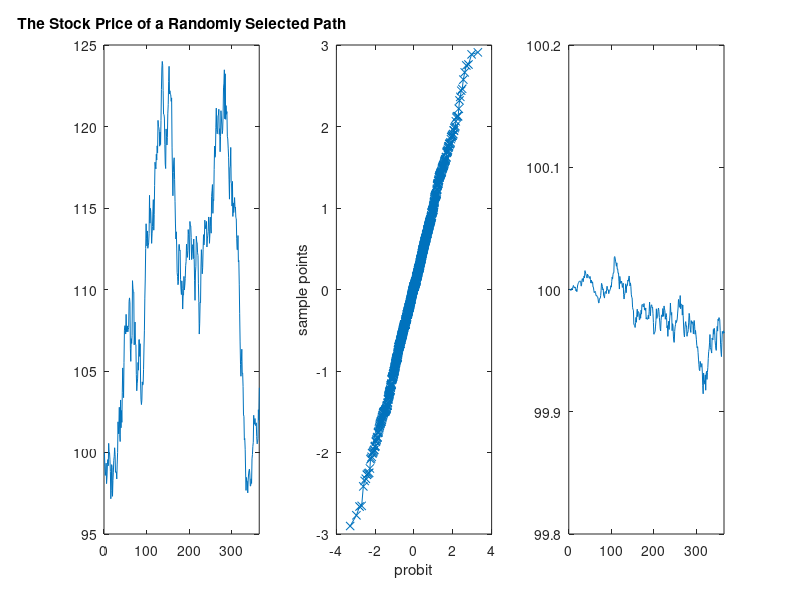

The MATLAB source for this figure: (Note: this script raises an error after producing the figure.)
% The stock price simulation under Milstein Scheme
S0 = 100;
tau = 1;
E = 100;
Sigma = 0.2;
r = 0.05;

% Define simulation variable
d_t = 1 / 365;
omega = 1000;

% Initialization of the simulation
S_1 = zeros(omega, 1+tau/d_t);
S_2 = zeros(omega, 1+tau/d_t);
rn = randn(omega, 1+tau/d_t);
S_1(:,1) = S0;
S_2(:,1) = S0;

% Simulation process
for sce = 1:omega
    for t = 1:(tau/d_t)
        phi = rn(sce, t);
        S_1(sce, t+1) = S_1(sce, t) * (1 + r*d_t + Sigma*phi*sqrt(d_t) ...
            + Sigma^2*(phi^2-1)*d_t);
        S_2(sce, t+1) = S_2(sce, t) * (1 + r*d_t + Sigma*(-phi)*sqrt(d_t) ...
            + Sigma^2*(phi^2-1)*d_t);
    end
end

S = [S_1;S_2];

% Test of the ESG
selected_scenarios = 500;
selected_time = 150;
discount_factors = exp(-r*[0:d_t:tau]);
S_disc = zeros(size(S));
for sce = 1:(2*omega)
    S_disc(sce,:) = S(sce,:).*discount_factors;
end

subplot(1,3,1)
plot(S_1(selected_scenarios, :))
xlim([0 tau/d_t])
title('The Stock Price of a Randomly Selected Path')
subplot(1,3,2)
qqplot(rn(:,selected_time));
subplot(1,3,3)
plot(mean(S_disc));
xlim([0 tau/d_t])
ylim([99.8 100.2])
hline = refline([0 100]);
hline.Color = 'r';
title('Martingale Test: Discounted Average Stock Price at Each Time Step')